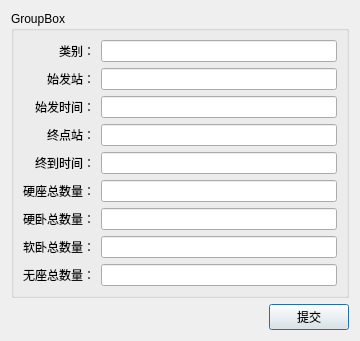
<?xml version="1.0" encoding="UTF-8"?>
<ui version="4.0">
 <class>AddTrainDlg</class>
 <widget class="QDialog" name="AddTrainDlg">
  <property name="geometry">
   <rect>
    <x>0</x>
    <y>0</y>
    <width>360</width>
    <height>325</height>
   </rect>
  </property>
  <property name="windowTitle">
   <string>Dialog</string>
  </property>
  <layout class="QGridLayout" name="gridLayout_2">
   <item row="0" column="0">
    <layout class="QVBoxLayout" name="verticalLayout_3">
     <item>
      <widget class="QGroupBox" name="groupBox">
       <property name="title">
        <string>GroupBox</string>
       </property>
       <layout class="QGridLayout" name="gridLayout">
        <item row="0" column="0">
         <layout class="QHBoxLayout" name="horizontalLayout">
          <item>
           <layout class="QVBoxLayout" name="verticalLayout">
            <item>
             <widget class="QLabel" name="label">
              <property name="text">
               <string>类别：</string>
              </property>
              <property name="alignment">
               <set>Qt::AlignRight|Qt::AlignTrailing|Qt::AlignVCenter</set>
              </property>
             </widget>
            </item>
            <item>
             <widget class="QLabel" name="label_2">
              <property name="text">
               <string>始发站：</string>
              </property>
              <property name="alignment">
               <set>Qt::AlignRight|Qt::AlignTrailing|Qt::AlignVCenter</set>
              </property>
             </widget>
            </item>
            <item>
             <widget class="QLabel" name="label_3">
              <property name="text">
               <string>始发时间：</string>
              </property>
              <property name="alignment">
               <set>Qt::AlignRight|Qt::AlignTrailing|Qt::AlignVCenter</set>
              </property>
             </widget>
            </item>
            <item>
             <widget class="QLabel" name="label_4">
              <property name="text">
               <string>终点站：</string>
              </property>
              <property name="alignment">
               <set>Qt::AlignRight|Qt::AlignTrailing|Qt::AlignVCenter</set>
              </property>
             </widget>
            </item>
            <item>
             <widget class="QLabel" name="label_5">
              <property name="text">
               <string>终到时间：</string>
              </property>
              <property name="alignment">
               <set>Qt::AlignRight|Qt::AlignTrailing|Qt::AlignVCenter</set>
              </property>
             </widget>
            </item>
            <item>
             <widget class="QLabel" name="label_6">
              <property name="text">
               <string>硬座总数量：</string>
              </property>
              <property name="alignment">
               <set>Qt::AlignRight|Qt::AlignTrailing|Qt::AlignVCenter</set>
              </property>
             </widget>
            </item>
            <item>
             <widget class="QLabel" name="label_7">
              <property name="text">
               <string>硬卧总数量：</string>
              </property>
              <property name="alignment">
               <set>Qt::AlignRight|Qt::AlignTrailing|Qt::AlignVCenter</set>
              </property>
             </widget>
            </item>
            <item>
             <widget class="QLabel" name="label_8">
              <property name="text">
               <string>软卧总数量：</string>
              </property>
              <property name="alignment">
               <set>Qt::AlignRight|Qt::AlignTrailing|Qt::AlignVCenter</set>
              </property>
             </widget>
            </item>
            <item>
             <widget class="QLabel" name="label_9">
              <property name="text">
               <string>无座总数量：</string>
              </property>
              <property name="alignment">
               <set>Qt::AlignRight|Qt::AlignTrailing|Qt::AlignVCenter</set>
              </property>
             </widget>
            </item>
           </layout>
          </item>
          <item>
           <layout class="QVBoxLayout" name="verticalLayout_2">
            <item>
             <widget class="QLineEdit" name="lineEdit"/>
            </item>
            <item>
             <widget class="QLineEdit" name="lineEdit_2"/>
            </item>
            <item>
             <widget class="QLineEdit" name="lineEdit_3"/>
            </item>
            <item>
             <widget class="QLineEdit" name="lineEdit_4"/>
            </item>
            <item>
             <widget class="QLineEdit" name="lineEdit_5"/>
            </item>
            <item>
             <widget class="QLineEdit" name="lineEdit_6"/>
            </item>
            <item>
             <widget class="QLineEdit" name="lineEdit_7"/>
            </item>
            <item>
             <widget class="QLineEdit" name="lineEdit_8"/>
            </item>
            <item>
             <widget class="QLineEdit" name="lineEdit_9"/>
            </item>
           </layout>
          </item>
         </layout>
        </item>
       </layout>
      </widget>
     </item>
     <item>
      <layout class="QHBoxLayout" name="horizontalLayout_2">
       <item>
        <spacer name="horizontalSpacer">
         <property name="orientation">
          <enum>Qt::Horizontal</enum>
         </property>
         <property name="sizeHint" stdset="0">
          <size>
           <width>40</width>
           <height>20</height>
          </size>
         </property>
        </spacer>
       </item>
       <item>
        <widget class="QPushButton" name="pushButton">
         <property name="text">
          <string>提交</string>
         </property>
        </widget>
       </item>
      </layout>
     </item>
    </layout>
   </item>
  </layout>
 </widget>
 <resources/>
 <connections/>
</ui>
